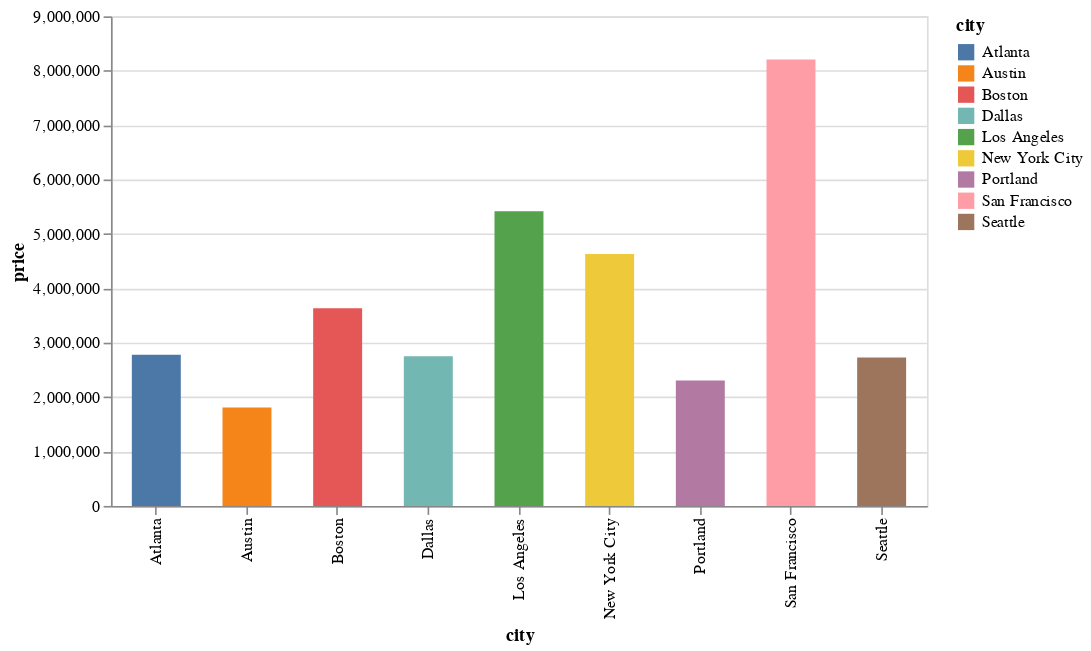

Source (notebook cell):
### Code cell
# What US city has the highest number of sales?

# -----
# San Francisco

city_sales = sales_data.groupby("city")["price"].sum()
city_sales = city_sales.reset_index(inplace= False)

#Altair Chart

alt.Chart(city_sales).mark_bar(size=30).encode(
    x='city',
    y='price',
    color = "city"
).properties(width = 500)

### Figure 1 — Vega-Lite specification as saved in the notebook (floating-point values rounded to 4 significant figures)
{"config": {"view": {"continuousWidth": 400, "continuousHeight": 300}}, "data": {"name": "data-0e7be9fe827ee94a4dbdfe627b7fc234"}, "mark": {"type": "bar", "size": 30}, "encoding": {"color": {"type": "nominal", "field": "city"}, "x": {"type": "nominal", "field": "city"}, "y": {"type": "quantitative", "field": "price"}}, "width": 500, "$schema": "https://vega.github.io/schema/vega-lite/v4.8.1.json", "datasets": {"data-0e7be9fe827ee94a4dbdfe627b7fc234": [{"city": "Atlanta", "price": 2779000.0}, {"city": "Austin", "price": 1808000.0}, {"city": "Boston", "price": 3634000.0}, {"city": "Dallas", "price": 2750000.0}, {"city": "Los Angeles", "price": 5417000.0}, {"city": "New York City", "price": 4633000.0}, {"city": "Portland", "price": 2307000.0}, {"city": "San Francisco", "price": 8204000.0}, {"city": "Seattle", "price": 2731000.0}]}}
